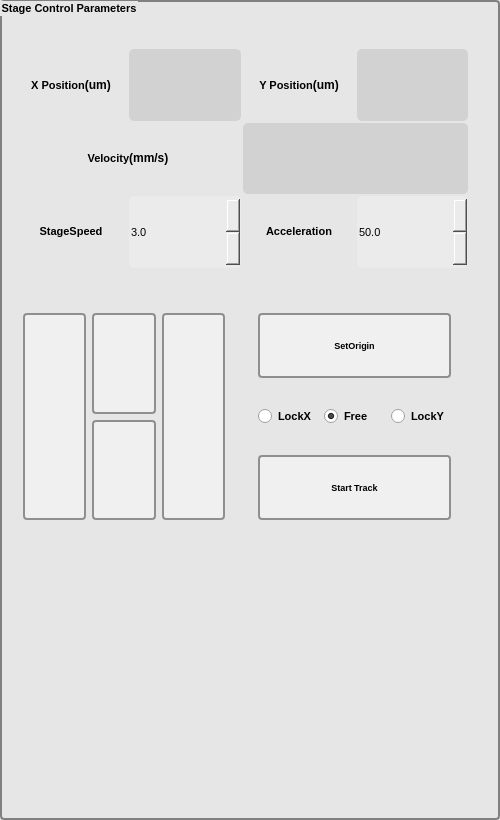
    <widget class="QGroupBox" name="groupBox_5">
      <property name="geometry">
        <rect>
          <x>1350</x>
          <y>460</y>
          <width>500</width>
          <height>820</height>
        </rect>
      </property>
      <property name="font">
        <font>
          <family>Arial</family>
          <pointsize>8</pointsize>
          <bold>true</bold>
        </font>
      </property>
      <property name="styleSheet">
        <string notr="true">QGroupBox {
    background-color: rgb(230,230,230); /* 设置背景颜色 */
    border: 2px solid gray;               /* 设置边框 */
    border-radius: 4px;                  /* 设置圆角半径 */
    margin-top: 0px;                     /* 设置标题上方的间距，以便显示标题 */
}

QSpinBox {
	background-color: rgb(235,235,235);
	border-radius: 5px;
}

QDoubleSpinBox {
	background-color: rgb(235,235,235);
	border-radius: 5px;
}

QLabel {
	background-color: rgb(230,230,230);
	border-radius: 5px;
}

QPushButton {
    border: 2px solid #8f8f91;       /* 设置边框 */
    border-radius: 4px;             /* 设置圆角半径 */
    background-color: #f0f0f0;       /* 设置按钮背景颜色 */
    padding: 2px;                    /* 设置按钮内容的填充 */
    color: black;                    /* 设置按钮文字颜色 */
    font: bold 9px;                 /* 设置按钮文字字体和大小 */
    min-width: 44px;                 /* 设置按钮最小宽度 */
    min-height: 18px;                /* 设置按钮最小高度 */
}

QPushButton:hover {
    background-color: #e6e6e6;       /* 悬停时的背景颜色 */
    border: 2px solid #8a8a8d;       /* 悬停时的边框颜色 */
}</string>
      </property>
      <property name="title">
        <string>Stage Control Parameters</string>
      </property>
      <widget class="QWidget" name="layoutWidget_auto_05">
        <property name="geometry">
          <rect>
            <x>23</x>
            <y>313</y>
            <width>202</width>
            <height>207</height>
          </rect>
        </property>
        <layout class="QHBoxLayout" name="horizontalLayout_15">
          <item>
            <widget class="QPushButton" name="Left">
              <property name="sizePolicy">
                <sizepolicy hsizetype="Minimum" vsizetype="Expanding">
                  <horstretch>0</horstretch>
                  <verstretch>0</verstretch>
                </sizepolicy>
              </property>
              <property name="styleSheet">
                <string notr="true">background-image: url(:/res/res/arrow-left-s-line.png);
background-repeat: no-repeat;
background-position: center;</string>
              </property>
              <property name="text">
                <string />
              </property>
            </widget>
          </item>
          <item>
            <layout class="QVBoxLayout" name="verticalLayout_3">
              <item>
                <widget class="QPushButton" name="Up">
                  <property name="sizePolicy">
                    <sizepolicy hsizetype="Minimum" vsizetype="Expanding">
                      <horstretch>0</horstretch>
                      <verstretch>0</verstretch>
                    </sizepolicy>
                  </property>
                  <property name="styleSheet">
                    <string notr="true">background-image: url(:/res/res/arrow-up-s-line.png);
background-repeat: no-repeat;
background-position: center;</string>
                  </property>
                  <property name="text">
                    <string />
                  </property>
                </widget>
              </item>
              <item>
                <widget class="QPushButton" name="Down">
                  <property name="sizePolicy">
                    <sizepolicy hsizetype="Minimum" vsizetype="Expanding">
                      <horstretch>0</horstretch>
                      <verstretch>0</verstretch>
                    </sizepolicy>
                  </property>
                  <property name="styleSheet">
                    <string notr="true">background-image: url(:/res/res/arrow-down-s-line.png);
background-repeat: no-repeat;
background-position: center;</string>
                  </property>
                  <property name="text">
                    <string />
                  </property>
                </widget>
              </item>
            </layout>
          </item>
          <item>
            <widget class="QPushButton" name="Right">
              <property name="sizePolicy">
                <sizepolicy hsizetype="Minimum" vsizetype="Expanding">
                  <horstretch>0</horstretch>
                  <verstretch>0</verstretch>
                </sizepolicy>
              </property>
              <property name="styleSheet">
                <string notr="true">background-image: url(:/res/res/arrow-right-s-line.png);
background-repeat: no-repeat;
background-position: center;</string>
              </property>
              <property name="text">
                <string />
              </property>
            </widget>
          </item>
        </layout>
      </widget>
      <widget class="QWidget" name="layoutWidget_auto_06">
        <property name="geometry">
          <rect>
            <x>258</x>
            <y>313</y>
            <width>193</width>
            <height>207</height>
          </rect>
        </property>
        <layout class="QVBoxLayout" name="verticalLayout_2" stretch="1,1,1">
          <item>
            <widget class="QPushButton" name="OriginPoint">
              <property name="sizePolicy">
                <sizepolicy hsizetype="Minimum" vsizetype="Expanding">
                  <horstretch>0</horstretch>
                  <verstretch>0</verstretch>
                </sizepolicy>
              </property>
              <property name="styleSheet">
                <string notr="true"></string>
              </property>
              <property name="text">
                <string>SetOrigin</string>
              </property>
            </widget>
          </item>
          <item>
            <layout class="QHBoxLayout" name="Axis_Lock_Mode" stretch="0,0,0">
              <item>
                <widget class="QRadioButton" name="radioLockX">
                  <property name="sizePolicy">
                    <sizepolicy hsizetype="Minimum" vsizetype="Preferred">
                      <horstretch>0</horstretch>
                      <verstretch>0</verstretch>
                    </sizepolicy>
                  </property>
                  <property name="font">
                    <font>
                      <family>Arial</family>
                      <pointsize>8</pointsize>
                      <italic>false</italic>
                      <bold>true</bold>
                      <underline>false</underline>
                      <stylestrategy>PreferDefault</stylestrategy>
                    </font>
                  </property>
                  <property name="text">
                    <string>LockX</string>
                  </property>
                </widget>
              </item>
              <item>
                <widget class="QRadioButton" name="radioAxisFree">
                  <property name="sizePolicy">
                    <sizepolicy hsizetype="Minimum" vsizetype="Preferred">
                      <horstretch>0</horstretch>
                      <verstretch>0</verstretch>
                    </sizepolicy>
                  </property>
                  <property name="font">
                    <font>
                      <family>Arial</family>
                      <pointsize>8</pointsize>
                      <bold>true</bold>
                    </font>
                  </property>
                  <property name="text">
                    <string>Free</string>
                  </property>
                  <property name="checked">
                    <bool>true</bool>
                  </property>
                </widget>
              </item>
              <item>
                <widget class="QRadioButton" name="radioLockY">
                  <property name="sizePolicy">
                    <sizepolicy hsizetype="Minimum" vsizetype="Preferred">
                      <horstretch>0</horstretch>
                      <verstretch>0</verstretch>
                    </sizepolicy>
                  </property>
                  <property name="font">
                    <font>
                      <family>Arial</family>
                      <pointsize>8</pointsize>
                      <bold>true</bold>
                    </font>
                  </property>
                  <property name="text">
                    <string>LockY</string>
                  </property>
                </widget>
              </item>
            </layout>
          </item>
          <item>
            <widget class="QPushButton" name="Track">
              <property name="sizePolicy">
                <sizepolicy hsizetype="Minimum" vsizetype="Expanding">
                  <horstretch>0</horstretch>
                  <verstretch>0</verstretch>
                </sizepolicy>
              </property>
              <property name="styleSheet">
                <string notr="true"></string>
              </property>
              <property name="text">
                <string>Start Track</string>
              </property>
            </widget>
          </item>
        </layout>
      </widget>
      <widget class="QWidget" name="layoutWidget_auto_07">
        <property name="geometry">
          <rect>
            <x>14</x>
            <y>48</y>
            <width>455</width>
            <height>221</height>
          </rect>
        </property>
        <layout class="QVBoxLayout" name="verticalLayout_4">
          <property name="spacing">
            <number>2</number>
          </property>
          <property name="bottomMargin">
            <number>1</number>
          </property>
          <property name="rightMargin">
            <number>1</number>
          </property>
          <property name="topMargin">
            <number>1</number>
          </property>
          <property name="leftMargin">
            <number>1</number>
          </property>
          <item>
            <layout class="QHBoxLayout" name="horizontalLayout_10">
              <item>
                <layout class="QHBoxLayout" name="horizontalLayout_8">
                  <item>
                    <widget class="QLabel" name="label_5">
                      <property name="minimumSize">
                        <size>
                          <width>105</width>
                          <height>0</height>
                        </size>
                      </property>
                      <property name="font">
                        <font>
                          <family>Arial</family>
                          <pointsize>8</pointsize>
                          <bold>false</bold>
                          <stylestrategy>PreferDefault</stylestrategy>
                          <kerning>true</kerning>
                        </font>
                      </property>
                      <property name="text">
                        <string>&lt;html&gt;&lt;head/&gt;&lt;body&gt;&lt;p align="center"&gt;&lt;span style=" font-weight:600;"&gt;X Position&lt;/span&gt;&lt;span style=" font-size:9pt; font-weight:600;"&gt;(um)&lt;/span&gt;&lt;/p&gt;&lt;/body&gt;&lt;/html&gt;</string>
                      </property>
                    </widget>
                  </item>
                  <item>
                    <widget class="QLabel" name="xPos">
                      <property name="minimumSize">
                        <size>
                          <width>110</width>
                          <height>0</height>
                        </size>
                      </property>
                      <property name="font">
                        <font>
                          <family>Arial</family>
                          <pointsize>8</pointsize>
                        </font>
                      </property>
                      <property name="styleSheet">
                        <string notr="true">background-color: rgb(210, 210, 210);</string>
                      </property>
                      <property name="text">
                        <string />
                      </property>
                      <property name="alignment">
                        <set>Qt::AlignCenter</set>
                      </property>
                    </widget>
                  </item>
                </layout>
              </item>
              <item>
                <layout class="QHBoxLayout" name="horizontalLayout_9">
                  <item>
                    <widget class="QLabel" name="label_6">
                      <property name="sizePolicy">
                        <sizepolicy hsizetype="Preferred" vsizetype="Expanding">
                          <horstretch>0</horstretch>
                          <verstretch>0</verstretch>
                        </sizepolicy>
                      </property>
                      <property name="minimumSize">
                        <size>
                          <width>105</width>
                          <height>0</height>
                        </size>
                      </property>
                      <property name="font">
                        <font>
                          <family>Arial</family>
                          <pointsize>8</pointsize>
                          <bold>false</bold>
                          <stylestrategy>PreferDefault</stylestrategy>
                          <kerning>true</kerning>
                        </font>
                      </property>
                      <property name="text">
                        <string>&lt;html&gt;&lt;head/&gt;&lt;body&gt;&lt;p align="center"&gt;&lt;span style=" font-weight:600;"&gt;Y Position&lt;/span&gt;&lt;span style=" font-size:9pt; font-weight:600;"&gt;(um)&lt;/span&gt;&lt;/p&gt;&lt;/body&gt;&lt;/html&gt;</string>
                      </property>
                    </widget>
                  </item>
                  <item>
                    <widget class="QLabel" name="yPos">
                      <property name="minimumSize">
                        <size>
                          <width>110</width>
                          <height>0</height>
                        </size>
                      </property>
                      <property name="font">
                        <font>
                          <family>Arial</family>
                          <pointsize>8</pointsize>
                        </font>
                      </property>
                      <property name="styleSheet">
                        <string notr="true">background-color: rgb(210, 210, 210);</string>
                      </property>
                      <property name="text">
                        <string />
                      </property>
                      <property name="alignment">
                        <set>Qt::AlignCenter</set>
                      </property>
                    </widget>
                  </item>
                </layout>
              </item>
            </layout>
          </item>
          <item>
            <layout class="QHBoxLayout" name="horizontalLayout_24">
              <item>
                <widget class="QLabel" name="label_8">
                  <property name="sizePolicy">
                    <sizepolicy hsizetype="Preferred" vsizetype="Expanding">
                      <horstretch>0</horstretch>
                      <verstretch>0</verstretch>
                    </sizepolicy>
                  </property>
                  <property name="minimumSize">
                    <size>
                      <width>105</width>
                      <height>0</height>
                    </size>
                  </property>
                  <property name="font">
                    <font>
                      <family>Arial</family>
                      <pointsize>8</pointsize>
                      <bold>false</bold>
                      <stylestrategy>PreferDefault</stylestrategy>
                      <kerning>true</kerning>
                    </font>
                  </property>
                  <property name="text">
                    <string>&lt;html&gt;&lt;head/&gt;&lt;body&gt;&lt;p align="center"&gt;&lt;span style=" font-weight:600;"&gt;Velocity&lt;/span&gt;&lt;span style=" font-size:9pt; font-weight:600;"&gt;(mm/s)&lt;/span&gt;&lt;/p&gt;&lt;/body&gt;&lt;/html&gt;</string>
                  </property>
                </widget>
              </item>
              <item>
                <widget class="QLabel" name="curVelocity">
                  <property name="minimumSize">
                    <size>
                      <width>110</width>
                      <height>0</height>
                    </size>
                  </property>
                  <property name="font">
                    <font>
                      <family>Arial</family>
                      <pointsize>8</pointsize>
                    </font>
                  </property>
                  <property name="styleSheet">
                    <string notr="true">background-color: rgb(210, 210, 210);</string>
                  </property>
                  <property name="text">
                    <string />
                  </property>
                  <property name="alignment">
                    <set>Qt::AlignCenter</set>
                  </property>
                </widget>
              </item>
            </layout>
          </item>
          <item>
            <layout class="QHBoxLayout" name="horizontalLayout_14">
              <item>
                <layout class="QHBoxLayout" name="horizontalLayout_17">
                  <item>
                    <widget class="QLabel" name="label_10">
                      <property name="font">
                        <font>
                          <family>Arial</family>
                          <pointsize>8</pointsize>
                        </font>
                      </property>
                      <property name="text">
                        <string>&lt;html&gt;&lt;head/&gt;&lt;body&gt;&lt;p align="center"&gt;&lt;span style=" font-weight:600;"&gt;StageSpeed&lt;/span&gt;&lt;/p&gt;&lt;/body&gt;&lt;/html&gt;</string>
                      </property>
                    </widget>
                  </item>
                  <item>
                    <widget class="QDoubleSpinBox" name="StageSpeed">
                      <property name="sizePolicy">
                        <sizepolicy hsizetype="Minimum" vsizetype="Expanding">
                          <horstretch>0</horstretch>
                          <verstretch>0</verstretch>
                        </sizepolicy>
                      </property>
                      <property name="font">
                        <font>
                          <family>Arial</family>
                          <pointsize>8</pointsize>
                        </font>
                      </property>
                      <property name="decimals">
                        <number>1</number>
                      </property>
                      <property name="minimum">
                        <double>0.000000000000000</double>
                      </property>
                      <property name="maximum">
                        <double>10.000000000000000</double>
                      </property>
                      <property name="singleStep">
                        <double>0.500000000000000</double>
                      </property>
                      <property name="value">
                        <double>3.000000000000000</double>
                      </property>
                    </widget>
                  </item>
                </layout>
              </item>
              <item>
                <layout class="QHBoxLayout" name="horizontalLayout_22">
                  <item>
                    <widget class="QLabel" name="label_16">
                      <property name="font">
                        <font>
                          <family>Arial</family>
                          <pointsize>8</pointsize>
                        </font>
                      </property>
                      <property name="text">
                        <string>&lt;html&gt;&lt;head/&gt;&lt;body&gt;&lt;p align="center"&gt;&lt;span style=" font-weight:600;"&gt;Acceleration&lt;/span&gt;&lt;/p&gt;&lt;/body&gt;&lt;/html&gt;</string>
                      </property>
                    </widget>
                  </item>
                  <item>
                    <widget class="QDoubleSpinBox" name="AccSet">
                      <property name="sizePolicy">
                        <sizepolicy hsizetype="Minimum" vsizetype="Expanding">
                          <horstretch>0</horstretch>
                          <verstretch>0</verstretch>
                        </sizepolicy>
                      </property>
                      <property name="font">
                        <font>
                          <family>Arial</family>
                          <pointsize>8</pointsize>
                        </font>
                      </property>
                      <property name="decimals">
                        <number>1</number>
                      </property>
                      <property name="minimum">
                        <double>0.000000000000000</double>
                      </property>
                      <property name="maximum">
                        <double>100.000000000000000</double>
                      </property>
                      <property name="singleStep">
                        <double>0.500000000000000</double>
                      </property>
                      <property name="value">
                        <double>50.000000000000000</double>
                      </property>
                    </widget>
                  </item>
                </layout>
              </item>
            </layout>
          </item>
        </layout>
      </widget>
    </widget>
